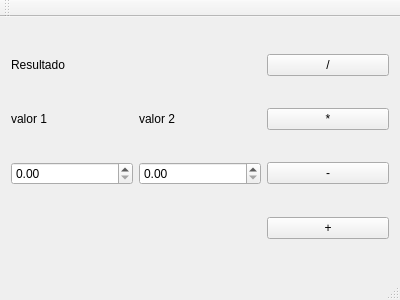
<?xml version="1.0" encoding="UTF-8"?>
<ui version="4.0">
 <class>MainWindow</class>
 <widget class="QMainWindow" name="MainWindow">
  <property name="geometry">
   <rect>
    <x>0</x>
    <y>0</y>
    <width>400</width>
    <height>300</height>
   </rect>
  </property>
  <property name="windowTitle">
   <string>MainWindow</string>
  </property>
  <widget class="QWidget" name="centralWidget">
   <layout class="QGridLayout" name="gridLayout">
    <item row="0" column="0" colspan="2">
     <widget class="QLabel" name="lblResultado">
      <property name="text">
       <string>Resultado</string>
      </property>
     </widget>
    </item>
    <item row="0" column="2">
     <widget class="QPushButton" name="btnDivisao">
      <property name="text">
       <string>/</string>
      </property>
     </widget>
    </item>
    <item row="1" column="0">
     <widget class="QLabel" name="label">
      <property name="text">
       <string>valor 1</string>
      </property>
     </widget>
    </item>
    <item row="1" column="1">
     <widget class="QLabel" name="label_2">
      <property name="text">
       <string>valor 2</string>
      </property>
     </widget>
    </item>
    <item row="1" column="2">
     <widget class="QPushButton" name="btnMultiplicacao">
      <property name="text">
       <string>*</string>
      </property>
     </widget>
    </item>
    <item row="2" column="0">
     <widget class="QDoubleSpinBox" name="spn1"/>
    </item>
    <item row="2" column="1">
     <widget class="QDoubleSpinBox" name="spn2"/>
    </item>
    <item row="2" column="2">
     <widget class="QPushButton" name="btnSubtracao">
      <property name="text">
       <string>-</string>
      </property>
     </widget>
    </item>
    <item row="3" column="2">
     <widget class="QPushButton" name="btnSoma">
      <property name="text">
       <string>+</string>
      </property>
     </widget>
    </item>
   </layout>
  </widget>
  <widget class="QMenuBar" name="menuBar">
   <property name="geometry">
    <rect>
     <x>0</x>
     <y>0</y>
     <width>400</width>
     <height>27</height>
    </rect>
   </property>
  </widget>
  <widget class="QToolBar" name="mainToolBar">
   <attribute name="toolBarArea">
    <enum>TopToolBarArea</enum>
   </attribute>
   <attribute name="toolBarBreak">
    <bool>false</bool>
   </attribute>
  </widget>
  <widget class="QStatusBar" name="statusBar"/>
 </widget>
 <layoutdefault spacing="6" margin="11"/>
 <resources/>
 <connections/>
</ui>
